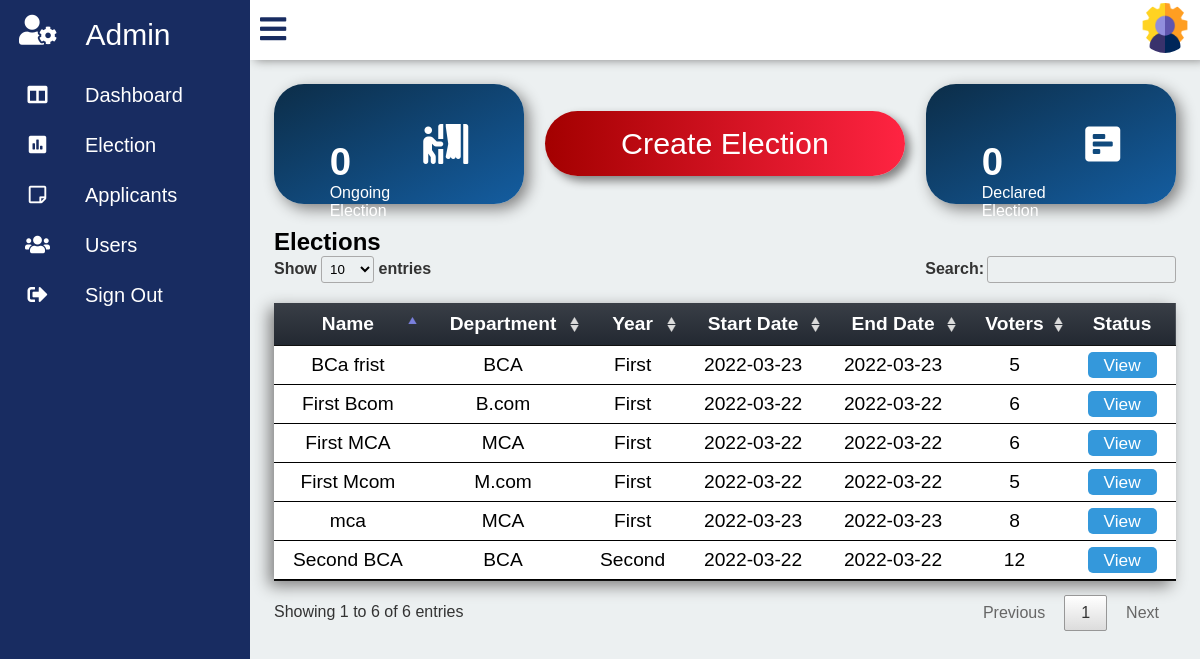
/elections.php (signed in), run on the app's committed database.
### tables this page shows
CREATE TABLE IF NOT EXISTS `elections` (
  `id` int(10) unsigned NOT NULL AUTO_INCREMENT,
  `Name` varchar(30) NOT NULL,
  `Department_id` int(11) unsigned NOT NULL,
  `Year_id` int(11) unsigned NOT NULL,
  `Election_status` tinyint(3) unsigned NOT NULL DEFAULT '0',
  `Start_date` date NOT NULL,
  `End_date` date NOT NULL,
  `Start_time` time NOT NULL,
  `End_time` time NOT NULL,
  `Voters` int(11) NOT NULL,
  PRIMARY KEY (`id`),
  KEY `elections_dpt` (`Department_id`),
  KEY `elections_year` (`Year_id`)
);

CREATE TABLE IF NOT EXISTS `department` (
  `id` int(11) unsigned NOT NULL AUTO_INCREMENT,
  `Department_name` varchar(10) NOT NULL,
  `Yr_no` int(11) NOT NULL,
  PRIMARY KEY (`id`)
);

CREATE TABLE IF NOT EXISTS `year` (
  `id` int(10) unsigned NOT NULL AUTO_INCREMENT,
  `Year_name` varchar(10) NOT NULL,
  PRIMARY KEY (`id`)
);

### php/onTablefunc.php (called while the page is built, shortened)
<?php
	function getDepartment($dpid,$con) {
		$dpquery = "select Department_name from department where(id = $dpid );";
		$dp = mysql_query($dpquery,$con);
		$department = mysql_fetch_array($dp);
		return $department['Department_name'];
	}
	function getYear($yrid,$con) {
		$yrquery = "select * from year where(id = $yrid);";
		$yr = mysql_query($yrquery,$con);
		$year = mysql_fetch_array($yr);
		return $year['Year_name'];
	}
	function get_No_of_voters($eid,$con) {
		$votersQ = "select * from voters_list where Election_id = '$eid';";
		if(!($voterQ_obj = mysql_query($votersQ,$con)))
			return false;
		else {
			$voterQ_obj = mysql_query($votersQ,$con);
			return mysql_num_rows($voterQ_obj);
		}
	}
?>

### elections.php (the view, shortened to what this page needs)
<?php
	include('php/config.php');
	include('php/onTablefunc.php');
	include('php/elecheck.php');
	function get_no_of_election($type,$con){
		$Q = "select * from elections where Election_status = '$type'";
		$Qobj = mysql_query($Q,$con);
		return mysql_num_rows($Qobj);
	}
?>
<!DOCTYPE html>
<html>
<head>
	<link rel="stylesheet" type="text/css" href="css/all.min.css">
	<link rel="stylesheet" type="text/css" href="css/fontawesome.min.css">
	<link rel="stylesheet" type="text/css" href="css/panel.css">
	<link rel="stylesheet" href="css/electionmag.css">
	<link rel="stylesheet" type="text/css" href="css/table.css">
	<link rel="stylesheet" type="text/css" href="DataTables/datatables.min.css">
</head>
<body>
	<div class="container">
		<div class="navigation">
		<div class="admin_icon">
			<a href="">
					<i class="fas fa-user-cog"></i>
				<span class="admin_Text" >Admin</span>
			</a>
		</div>
			<ul>
				<li>
					<a href="admin.php">
						<span class="icon">
							<i class="fas fa-columns"></i>
						</span>
						<span class="title">Dashboard</span>
					</a>
				</li>
				<li>
					<a href="elections.php">
						<span class="icon">
							<i class="fas fa-poll"></i>
						</span>
						<span class="title">Election</span>
					</a>
				</li>
				<li>
					<a href="applicants.php">
						<span class="icon">
							<i class="far fa-sticky-note"></i>
						</span>
						<span class="title">Applicants</span>
					</a>
				</li>
				<li>
					<a href="users.php">
						<span class="icon">
							<i class="fas fa-users"></i>
						</span>
						<span class="title">Users</span>
					</a>
				</li>
				<li>
					<a href="/project/php/logout.php">
						<span class="icon">
							<i class="fas fa-sign-out-alt"></i>
						</span>
						<span class="title">Sign Out</span>
					</a>
				</li>
			</ul>
		</div>
		<div class="main">
			<div class="topbar">
				<div class="user">
					<a href="adminacc.php"><img src="images/admin_photo.png"></a>
				</div>
			</div>
			<div class="election_Management">
				<div class="easy_Details">
					<div class="boxarea ongoing">
						<div class="boxdetails ongoing">
							<span class="number ongoing"><?php if(get_no_of_election(1,$con))
																	echo get_no_of_election(1,$con);
																	else
																	echo "0";
																?></span>
							<span class="name">Ongoing Election</span>
						</div>
						<i class="fas fa-person-booth"></i>
					</div>
					<div class="create_Button">
						<a class="start_Election" href="createElection.php"> Create Election</a>
					</div>
					<div class="boxarea declared">
						<div class="boxdetails declared">
								<span class="number declared"><?php if(get_no_of_election(0,$con))
																	echo get_no_of_election(0,$con);
																	else
																	echo "0";
																?></span>
								<span class="name">Declared Election</span>
						</div>
						<i class="fas fa-poll-h"></i>
					</div>
				</div>
				<div class="table_Area">
					<div class="t_Heading">
						<h2>Elections</h2>
					</div>
					<table id="elections_Table" class="table elections">
					<thead>
						<tr>
							<th>Name</th>
							<th>Department</th>
							<th>Year</th>
							<th>Start Date</th>
							<th>End Date</th>
							<th>Voters</th>
							<th>Status</th>
						</tr>
					</thead>
					<tbody>
						<?php
						$selectQ = "select * from elections;";
						$result = mysql_query($selectQ,$con);
						while($data = mysql_fetch_array($result)){
							$department = getDepartment($data['Department_id'],$con);
							$year = getYear($data['Year_id'],$con);
							$voters = get_No_of_voters($data['id'],$con);
							?>
							<tr>
								<td><?php echo $data['Name']; ?></td>
								<td><?php echo $department; ?></td>
								<td><?php echo $year; ?></td>
								<td><?php echo $data['Start_date']; ?></td>
								<td><?php echo $data['End_date']; ?></td>
								<td><?php echo $voters; ?></td>
								<td><a href="electionView.php?eid=<?php echo $data['id']; ?>"  class="button View">View</a></td>
							</tr>
						<?php
						}
						?>
					</tbody>
					</table>
				</div>
			</div>
		</div>
	</div>
</body>
</html>

### css/panel.css (style rules this page uses)
* { margin: 0; padding: 0; box-sizing: border-box; font-family: 'Poppins',sans-serif; }
.container { position: relative; width: 100%; }
.navigation { position: fixed; width: 250px; height: 100%; background: #182C61; transition: 250ms ease-in-out; }
.navigation ul { position: relative; width: 100%; left: 0; top: 0; overflow: hidden; }
.navigation ul li { position: relative; width: 100%; list-style: none; overflow: hidden; }
.admin_icon a { width: 100%; text-decoration: none; color: white; display: flex; overflow: hidden; }
.admin_icon a i { font-size: 30px; line-height: 60px; padding: 0 19px; min-width: 75px; }
.admin_Text { font-size: 30px; font-weight: 400; font-family: 'Popins',sans-serif; color: white; padding: 0 10px; line-height: 70px; }
.navigation ul li a { position: relative; width: 100%; display: flex; text-decoration: none; color: white; }
li a span i { color: white; }
.navigation ul li a .icon { position: relative; display: block; height: 25px; min-width: 75px; text-align: center; height: 50px; font-size: 20px; line-height: 50px; padding: 0 10px; }
.navigation ul li a .title { position: relative; display: block; font-size: 20px; padding: 0 10px; height: 50px; line-height: 50px; }
.main { position: absolute; width: calc(100% - 250px); left: 250px; min-height: 100vh; background: #ecf0f1; transition: 250ms ease-in-out; overflow:scroll; height: 100vh; }
.main .topbar { background: white; overflow-y: hidden; width: 100%; height: 60px; padding: 0 10px; display: flex; justify-content: space-between; align-items: center ; box-shadow: 5px 0px 10px grey; }
.user img { width: 50px; height: 50px; border-radius: 50%; cursor: pointer; }

### css/electionmag.css (style rules this page uses)
.election_Management { padding: 1.5em; }
.easy_Details { display: flex; align-items: center; justify-content: space-between; margin-bottom: 1.5em; }
.easy_Details .boxarea { display: flex; width: 250px; background:linear-gradient(to bottom right,#0C2D48,#145DA0); padding: 3em; justify-content: space-around; height: 120px; font-size: 1.16rem; color: white; border-radius: 30px; box-shadow: 5px 5px 15px grey; transition: 150ms ease-in-out; }
.easy_Details .boxarea .boxdetails { display: flex; flex-direction: column; justify-content: space-evenly; }
.easy_Details .boxarea i { font-size: 2.5rem; }
.easy_Details .boxarea .boxdetails .number { font-size: 2.4rem; font-weight: 700; }
.easy_Details .boxarea .boxdetails .name { font-size: 1rem; }
.easy_Details .boxarea i { align-self: center; }
.create_Button .start_Election { background: linear-gradient(to right,#A30000,#FF2442); padding: .5em 2.5em; color: white; font-size: 1.9rem; border: none; border-radius:60px; transition: 250ms ease-in-out; text-decoration: none; box-shadow: 5px 5px 10px grey; }

### css/table.css (style rules this page uses)
.table { box-shadow: -5px 5px 15px grey; border-collapse: collapse; }
.table thead tr { background: linear-gradient(#393E46,#222831); }
.table thead tr th { font-size: 1.2em; color: white; border: none; padding: 18px 10px; text-align: center; }
.table tbody tr td { padding: 10px 0 10px 0; border-bottom: 1px solid black; background: none; text-align: center; font-size: 1.2em; margin: 0 14px 0 14px; }
.button { padding: 3px 16px ; font-size: .9em; background: none; border: none; border-radius: 5px; cursor: pointer; }
.button.View { background: #3498DB; color: white; text-decoration: none; }

### data on the page
elections: Name "Second BCA", Department.Department_name "BCA", Year.Year_name "Second", Start_date "2022-03-22", End_date "2022-03-22", voters "12"
elections: Name "First Bcom", Department.Department_name "B.com", Year.Year_name "First", Start_date "2022-03-22", End_date "2022-03-22", voters "6"
elections: Name "First MCA", Department.Department_name "MCA", Year.Year_name "First", Start_date "2022-03-22", End_date "2022-03-22", voters "6"
elections: Name "First Mcom", Department.Department_name "M.com", Year.Year_name "First", Start_date "2022-03-22", End_date "2022-03-22", voters "5"
elections: Name "BCa frist", Department.Department_name "BCA", Year.Year_name "First", Start_date "2022-03-23", End_date "2022-03-23", voters "5"
elections: Name "mca", Department.Department_name "MCA", Year.Year_name "First", Start_date "2022-03-23", End_date "2022-03-23", voters "8"
